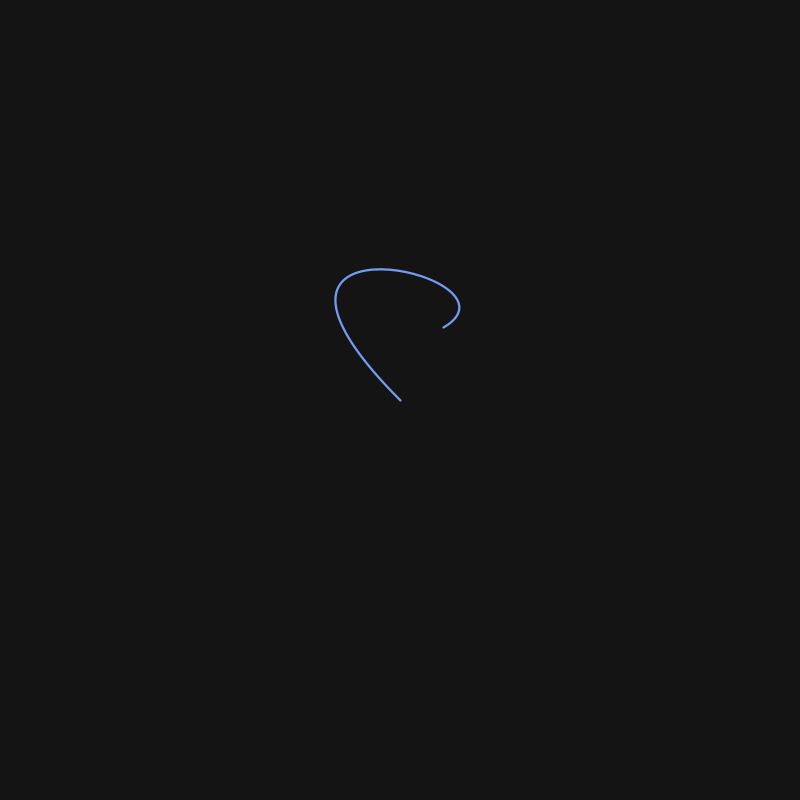
Frame 1 (no input)
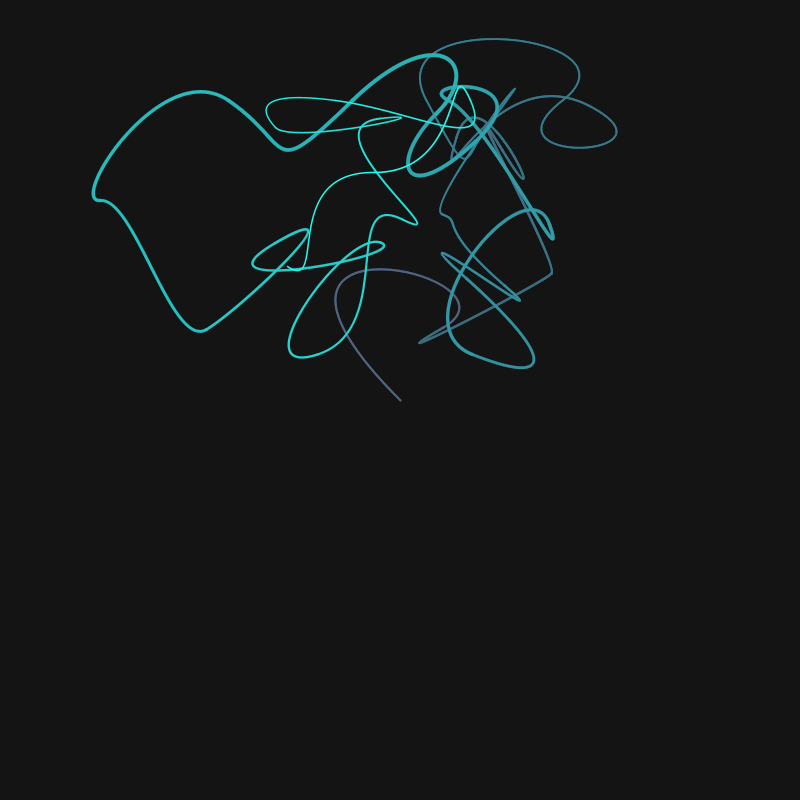
Frame 60 (the mouse pressed at the canvas centre just before this capture)
Frame 120 (the mouse held since frame 60 and released just before this capture): identical to frame 60, image omitted

The Processing sketch that drew these frames (run headless with seeded random() and noise(); from frame 60 on, the mouse is pressed at the canvas centre):

// Processing sketch: FadeOverTime
// ── FadeOverTime.pde
// Time variables
float currentTime = 0.0f;
float lastTime = 0.0f;
float deltaTime = 0.0f;

// Line iteration
float lineCooldown = 0.01f;
float lineCooldownTracker = 0.0f;

// Sketch boundarySize
float borderOffset = 100.0f;
PVector minBorderOffset = new PVector();
PVector maxBorderOffset = new PVector();

// Bezier Brownian motion
float bezierPositionOffset = 150.0f;
float bezierControlOffset = 100.0f;

// Bezier pair
BezierVertex bezierA = new BezierVertex();
BezierVertex bezierB = new BezierVertex();

// Fade controls
float baseFadeSpeed = 1.0f;
float minFade = 6.0f;
float fadeCooldown = 0.05f;
float fadeCooldownTracker = 0.0f;

// colors
color selectedColor;
color pink = color(240, 20, 255, 255);
color cyan = color(36, 255, 242, 255);
color white = color(220, 220, 220, 255);

void setup()
{
  // colorMode(RGB, 1.0, 1.0, 1.0);
  size(800, 800);
  background(20);
  strokeWeight(3.0);

  minBorderOffset = new PVector(borderOffset, borderOffset);
  maxBorderOffset = new PVector(width - borderOffset, height - borderOffset);

  bezierA.position = new PVector(width/2, height/2);
  bezierB.position = new PVector(width/2, height/2);

  println(run);
  selectedColor = pink;
  stroke(selectedColor);
}

void draw()
{
  if (!run) // see below
  {
    return;
  }
  
  strokeWeight(0.1+5*noise(millis()/500.0f));

  currentTime = millis();

  deltaTime = (currentTime - lastTime);
  // println(deltaTime);

  lastTime = currentTime;

  FadeScreen(baseFadeSpeed);

  if (lineCooldownTracker > 0.0f)
  {
    lineCooldownTracker -= deltaTime/1000.0f;
  } 
  else
  {
    lineCooldownTracker = lineCooldown;

    float waveValue = (1+ sin(currentTime/1000.0f)) * 0.5;

    selectedColor = ColorLerp(pink, cyan, waveValue);

    bezierA = iterateCurve(bezierA, bezierB, selectedColor);
  }


  if (fadeCooldownTracker > 0.0f)
  {
    fadeCooldownTracker -= deltaTime/1000.0f;
  } 
  else
  {
    fadeCooldownTracker = fadeCooldown;

    FadeScreen(minFade);
  }
}


BezierVertex iterateCurve(BezierVertex bezA, BezierVertex bezB, color curveColor)
{
  bezB.position = new PVector(bezB.position.x + random(-bezierPositionOffset, + bezierPositionOffset), bezB.position.y + random(-bezierPositionOffset, + bezierPositionOffset));
  bezB.position = ClampVector(bezB.position, minBorderOffset, maxBorderOffset);
  bezB.controlPoint = new PVector(bezB.position.x  + random(- bezierControlOffset, + bezierControlOffset), bezB.position.y + random( - bezierControlOffset, + bezierControlOffset));

  stroke(curveColor);
  noFill();
  bezier(bezA.position, bezB.position, bezA.controlPoint, bezB.controlPoint);

  bezA.position = new PVector(bezB.position.x, bezB.position.y);
  bezA.controlPoint = new PVector(2*bezA.position.x - bezB.controlPoint.x, 2*bezA.position.y - bezB.controlPoint.y);

  return bezA;
}

color ColorLerp(color color1, color color2, float lerpValue)
{
  float red = lerp(red(color1), red(color2), lerpValue);
  float green = lerp(green(color1), green(color2), lerpValue);
  float blue = lerp(blue(color1), blue(color2), lerpValue);
  return color (red, green, blue);
}


////////////////////////////////////////////////  Other Methods  ////////////////////////////////////////////////////////////////////


boolean run = true;

void mousePressed()
{
  run = !run;
  println(run);
}


void bezier(PVector a, PVector b, PVector controlA, PVector controlB)
{
  bezier(a.x, a.y, controlA.x, controlA.y, controlB.x, controlB.y, b.x, b.y);
}

void line(PVector A, PVector B)
{
  line(A.x, A.y, B.x, B.y);
}

void FadeScreen(float alphaValue)
{
  noStroke();
  fill(0, alphaValue);
  rect(0, 0, width, height);
}

PVector ClampVector(PVector vec, PVector min, PVector max)
{
  vec.x = constrain(vec.x, min.x, max.x);
  vec.y = constrain(vec.y, min.y, max.y);
  vec.z = constrain(vec.z, min.z, max.z);

  return vec;
}

class BezierVertex
{
  PVector position;
  PVector controlPoint;

  BezierVertex()
  {
    this.position = new PVector(random(borderOffset, width - borderOffset), random(borderOffset, height - borderOffset));
    this.controlPoint = new PVector(random(2*borderOffset, width - 2*borderOffset), random(2*borderOffset, height - 2*borderOffset));
  }

  BezierVertex(PVector pos, PVector control)
  {
    position = pos;
    controlPoint = control;
  }
}
